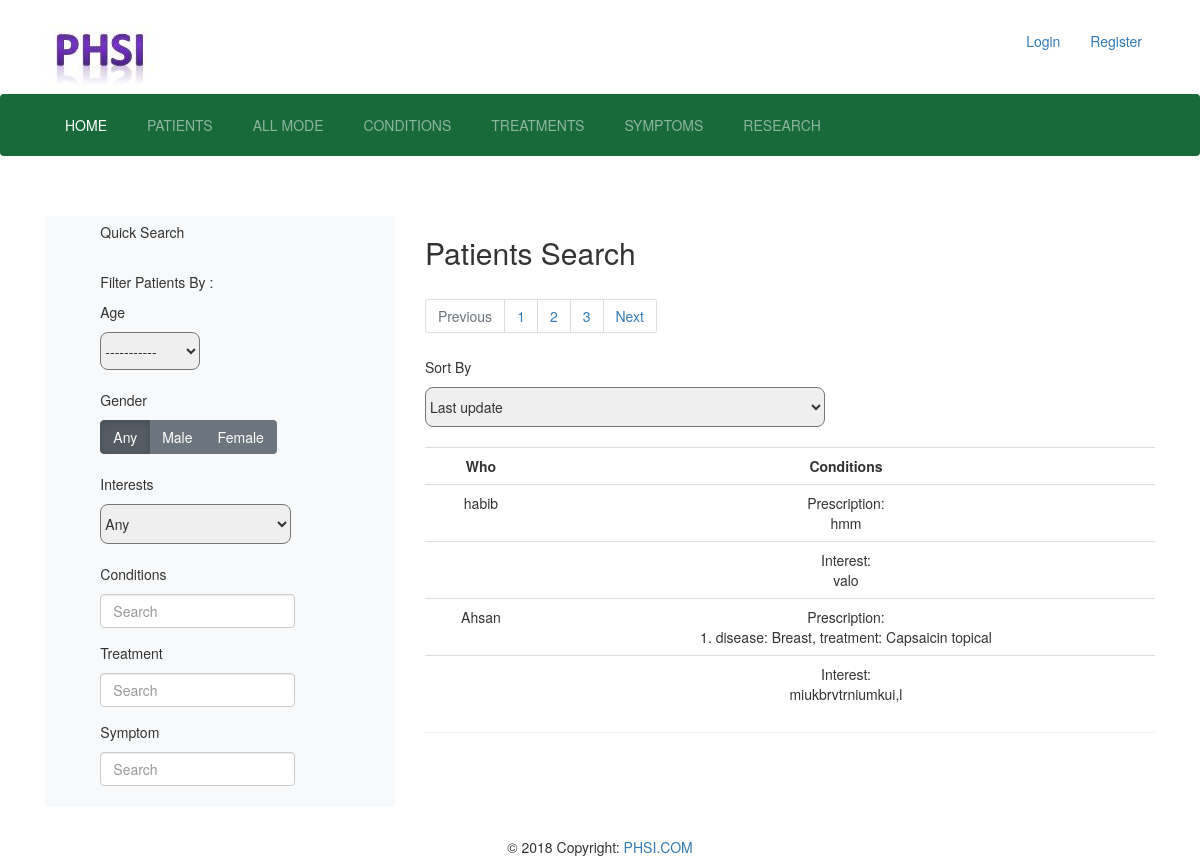
/userinfo/patients/, run on the app's committed database.
### userinfo/models.py (models this page shows, shortened)
class Patient(models.Model):
    title_choice = (
        ('Mr.', 'Mr'),
        ('Miss', 'Miss'),
        ('Ms.', 'Ms.'),
        ('Mrs.', 'Mrs'),
        ('Ir.', 'Ir'),
        ('Dr.', 'Dr'),
        ('Drs', 'Drs'),
        ('Professor', 'Professor'),
    )
    gender_choice = (
        ('Male', 'Male'),
        ('Female', 'Female'),
    )
    user                    =        models.OneToOneField(User, on_delete=models.CASCADE)
    profile_image           =        models.ImageField(upload_to='patient_image', blank=True)
    profile_name            =        models.CharField(unique=True, max_length=50)
    title                   =        models.CharField(max_length=20, choices=title_choice)
    gender                  =        models.CharField(max_length=10, choices=gender_choice)
    division                =        models.ForeignKey(Division, on_delete=models.CASCADE)
    district                =        models.ForeignKey(District, on_delete=models.CASCADE)
    birth_day               =        models.DateField()
    phone                   =        models.IntegerField()
    prescription           	=        models.TextField()
    interest             	=        models.TextField()
    created                 =        models.DateField(auto_now_add=True)
    updated                 =        models.DateField(auto_now=True)
    class Meta:
        ordering = ["-id"]

### userinfo/views.py (the view)
# urls.py: path('patients/', patients, name = 'patients'),
def patients(request):
	patients = Patient.objects.all()
	context = {
		'patients': patients,
	}
	template = 'userinfo/patients/patients.html'
	return render(request, template, context)

### templates/userinfo/patients/patients.html (shortened to what this page needs)
{% extends 'base.html' %}
{% load static %}
{% block content %}
	<br><br>
<div class="container">
	<div class="row">
		<div class="col-sm-4">
				<nav class="navbar bg-light">
			  <div>
			  	<p>Quick Search</p><br>
		            <p>Filter Patients By : </p>
		            <p>Age</p>
		              <select style="width: 100px; height: 38px; border-radius: 8px">
		                <option value="0">-----------</option>
		              </select>
		              <br>
		              <br>
                 <p>Gender</p>
            <div class="btn-group btn-group-toggle" data-toggle="buttons">
				    <label class="btn btn-secondary active">
				         <input type="radio" name="options" id="option1" autocomplete="off" checked> Any
				    </label>
				  <label class="btn btn-secondary">
				       <input type="radio" name="options" id="option2" autocomplete="off">Male
				  </label>
				  <label class="btn btn-secondary">
				       <input type="radio" name="options" id="option3" autocomplete="off">Female
				  </label>
			</div><br><br>
            <p>Interests</p>
			<select class="selectpicker" style="height: 40px; border-radius: 8px" >
				 <option value="1">Any</option>
			</select><br><br>
			<p>Conditions</p>
				<div class="active-cyan-3 active-cyan-4 mb-4">
				    <input class="form-control" type="text" placeholder="Search" aria-label="Search">
				</div>
             <p>Treatment</p>
				 <div class="active-cyan-4 mb-4">
				    <input class="form-control" type="text" placeholder="Search" aria-label="Search">
				</div>
				<p>Symptom</p>
				<div class="active-cyan-4 mb-4">
				    <input class="form-control" type="text" placeholder="Search" aria-label="Search">
				</div>
			  </div>
            <br>
					  </nav>
		</div>
		<div class="col-sm-8">
				<h2>Patients Search</h2>
				<nav aria-label="Page navigation example">
						  <ul class="pagination justify-content-end">
							    <li class="page-item disabled">
							         <a class="page-link" href="#" tabindex="-1">Previous</a>
							    </li>
							    <li class="page-item"><a class="page-link" href="#">1</a></li>
							    <li class="page-item"><a class="page-link" href="#">2</a></li>
							    <li class="page-item"><a class="page-link" href="#">3</a></li>
							    <li class="page-item">
							      <a class="page-link" href="#">Next</a>
							    </li>
						  </ul>
                </nav>
             <div class="Search-bar">
	        	   <p>Sort By</p>
	        	<select class="selectpicker" style="width: 400px; height: 40px; border-radius: 8px;" >
					<option value="1">Last update</option>
				</select>
               <br><br>
				<table class="table table-borderless">
        			<tr>
        				<th style="text-align: center;">Who</th>
        				<th style="text-align: center;">Conditions</th>
        			</tr>
						{% for patient in patients %}
        			<tr>
        				<td style="text-align: center;">{{patient.profile_name}}</td>
        				<td style="text-align: center;">Prescription: <br>{{patient.prescription}}</td>
        			</tr>
							<tr>
        				<td style="text-align: center;"></td>
        				<td style="text-align: center;">Interest: <br>{{patient.interest}}</td>
        			</tr>
						{% endfor %}
        		</table>
        		<hr>
		</div>
	</div>
</div>
</div>
{% endblock %}

### static/layout/style.css (style rules this page uses)
* { box-sizing: border-box; }
body { margin: 0; padding: 0; background-color:white; }
.navbar { background-color: #186A3B }

### data on the page
Patient: profile_name "habib", prescription "hmm", interest "valo"
Patient: profile_name "Ahsan", prescription "1. disease: Breast, treatment: Capsaicin topical", interest "miukbrvtrniumkui,l"
